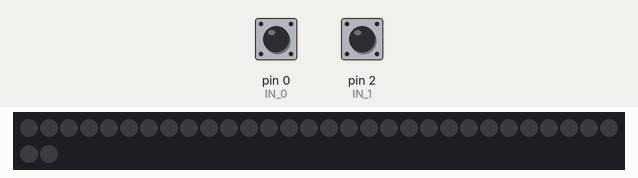
This sketch was run on a simulated Arduino Uno, built with avr-gcc and run on an emulated ATmega328P. Parts: 32 RGB LEDs in strip order, left to right, continuing on the next row. Inputs (shaded band) come from the test bench; at power-on: pin 0 (IN_0) HIGH, pin 2 (IN_1) HIGH. EEPROM starts erased.

Above: at 1.2 s.
1.3 s: pin 0 (IN_0) pulled LOW for 0.15 s
At 1.4 s:
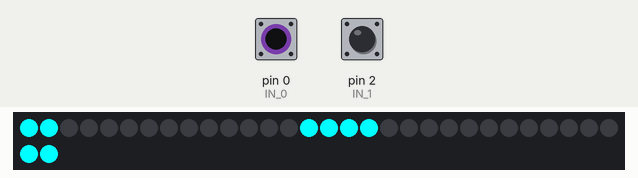
2.0 s: pin 0 (IN_0) pulled LOW for 1 s
At 2.07 s:
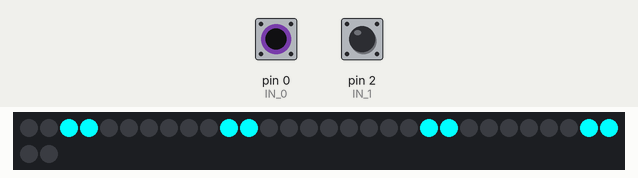

The sketch:

googles.ino
```cpp
#include <EEPROM.h>
#include <Adafruit_NeoPixel.h>

#define NEOPIN 1
#define IN_0 0
#define IN_1 2
Adafruit_NeoPixel pixels = Adafruit_NeoPixel(32, NEOPIN);

uint8_t mode;        //=0;
uint8_t brillo;      //=15;
uint32_t color;      //  = 0x00FF00; // Start red
uint8_t  offset = 0; // Position of spinny eyes


int color_state=0;
int previous_1=HIGH;
int reading_1;
int previous_2=HIGH;
int reading_2;
int option=0;
long time = 0;         // the last time the output pin was toggled
long debounce = 200;   // the debounce time, increase if the output flickers


//This function will write a 3 byte integer to the eeprom at the specified address and address + 1
void EEPROMWriteInt32(int p_address, uint32_t p_value)
      {
      byte point1 = ((p_value >> 0) & 0xFF);
      byte point2 = ((p_value >> 8) & 0xFF);
      byte point3 = ((p_value >> 16) & 0xFF);
      EEPROM.write(p_address, point1);
      EEPROM.write(p_address + 1, point2);
      EEPROM.write(p_address + 2, point3);
      }

//This function will read a 3 byte integer from the eeprom at the specified address and address + 1
uint32_t EEPROMReadInt32(int p_address)
      {
      byte point1 = EEPROM.read(p_address);
      byte point2 = EEPROM.read(p_address + 1);
      byte point3 = EEPROM.read(p_address + 2);
      return ((point1 << 0) & 0xFF) + ((point2 << 8) & 0xFF00)+ ((point3<<16) & 0xFF0000);
      }


void setup() {
//  EEPROMWriteInt32(0,color);
//  EEPROM.write(3,mode);
//  EEPROM.write(4,brillo);
  mode=EEPROM.read(3);
  brillo=EEPROM.read(4);
  color=EEPROMReadInt32(0);
  pixels.begin();
  pixels.setBrightness(brillo); // 1/3 brightness
  pinMode(IN_0,INPUT);
  pinMode(IN_1,INPUT);
  digitalWrite(IN_0,HIGH);
  digitalWrite(IN_1,HIGH);
}

void loop() {
  uint8_t  i;
  reading_1 = digitalRead(IN_0);
  reading_2 = digitalRead(IN_1);
  if (reading_1 == LOW && previous_1 == HIGH && millis() - time > debounce) {
    switch (option){
      case 0: mode=(mode+1)&1;
              EEPROM.write(3,mode);
              break;
      case 1: color_state++;
              if (color_state==6) color_state=0;
              switch (color_state){
                case 1: color=0x00FFFF; break;
                case 2: color=0x0000FF; break;
                case 3: color=0xFF00FF; break;
                case 4: color=0xFF0000; break;
                case 5: color=0xFFFF00; break;
                default: color=0x00FF00; break;
              }
              EEPROMWriteInt32(0,color);
              break;
      case 2: brillo+=20;
              EEPROM.write(4,brillo);
              break;
    }
    time = millis();
  }
  //Lectura de opciones
  if (reading_2 == LOW && previous_2 == HIGH && millis() - time > debounce) {
    //brillo+=32;
    option++;
    if (option==3) option=0;
    time = millis();
  }
  previous_2 = reading_2;
  previous_1 = reading_1;

  switch(mode){
    case 0:
      for (i=0;i<32;i++)
          pixels.setPixelColor(i,0);
      pixels.setPixelColor(offset,color);
      pixels.setPixelColor(offset-1,color);
      pixels.setPixelColor(15-offset,color);
      pixels.setPixelColor(15-offset+1,color);

      pixels.setPixelColor(offset+16,color);
      pixels.setPixelColor(offset-1+16,color);
      pixels.setPixelColor(15-offset+16,color);
      pixels.setPixelColor(15-offset+1+16,color);
//      for (i=0;i<16;i++){
//        if(offset==i || i==(~(offset)&15)){
//          pixels.setPixelColor(i,color);
//          //pixels.setPixelColor(15-i,color);
//         }
//      }
      offset=(offset+1)& 15;
      break;
    case 1:
       // Spinny wheels (8 LEDs on at a time)
      for(i=0; i<16; i++) {
          uint32_t c = 0;
          if(((offset + i) & 7) < 2)
              c = color; // 4 pixels on...
          pixels.setPixelColor(   i, c); // First eye
          pixels.setPixelColor(31-i, c); // Second eye (flipped)
      }
      pixels.setBrightness(brillo); // 1/3 brightness
      pixels.show();
      offset++;
      break;
  }
  pixels.show();
  delay(50);
}
```

Measured:
- after the input at 1.3 s, the LEDs: first change at once (image 1 shows a later state)
